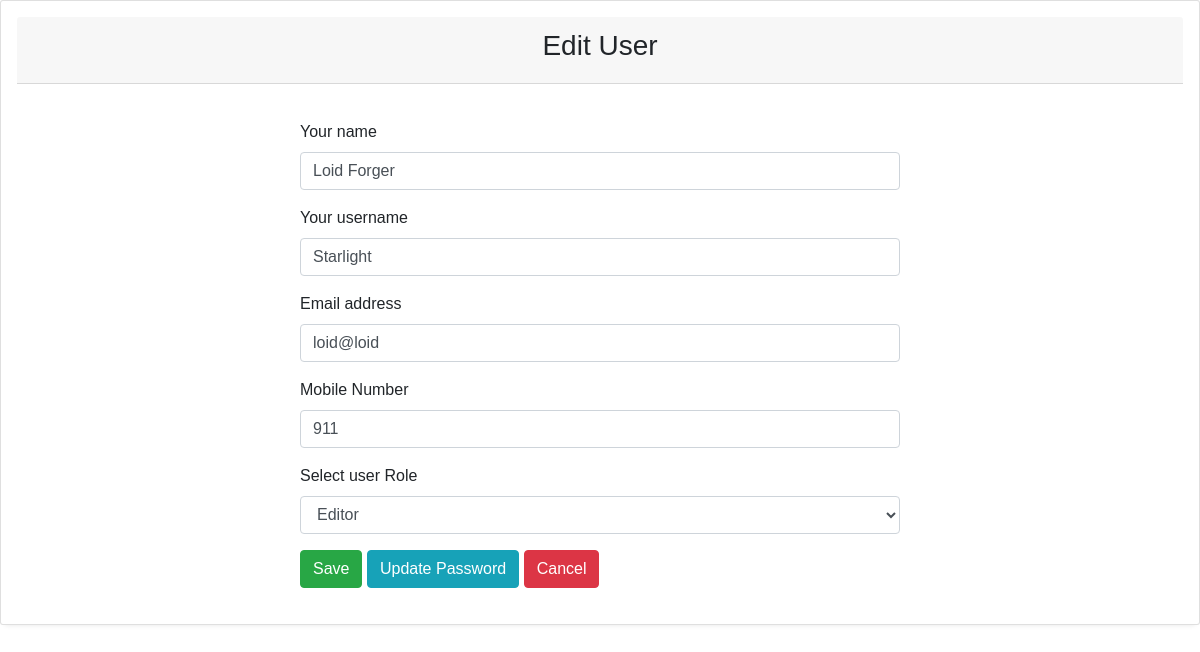
The page /admin/bus_management/edit.php?id=2 (signed in) on the database its author committed.
### tables this page shows
CREATE TABLE `tbl_users` (
  `id` int(11) NOT NULL AUTO_INCREMENT,
  `user_role_id` int(11) DEFAULT NULL,
  `full_name` varchar(255) DEFAULT NULL,
  `username` varchar(50) NOT NULL,
  `email` varchar(255) DEFAULT NULL,
  `mobile` varchar(25) DEFAULT NULL,
  `password` varchar(255) NOT NULL,
  `status` tinyint(1) NOT NULL,
  `created_at` TIMESTAMP DEFAULT CURRENT_TIMESTAMP,
  `updated_at` TIMESTAMP NOT NULL DEFAULT CURRENT_TIMESTAMP ON UPDATE CURRENT_TIMESTAMP,
  PRIMARY KEY (`id`)
);

### admin/bus_management/edit.php (the view, shortened to what this page needs)
<?php
require_once('../../admin/config.php');
if (isset($_GET['id']) && !empty($_GET['id'])) {
    $userId = $_GET['id'];
    $sql = "SELECT u.*, r.user_role FROM `tbl_users` u INNER JOIN `tbl_user_role` r ON u.user_role_id = r.id WHERE u.id = ?";
    $stmt = $link->prepare($sql);
    $stmt->bind_param("i", $userId);
    $stmt->execute();
    $result = $stmt->get_result();
    if ($result->num_rows === 1) {
        $user = $result->fetch_assoc();
    } else {
        header('location: ../admin/adminuser.php');
        exit;
    }
} else {
    header('location: ../admin/adminuser.php');
    exit;
}
?>
<!DOCTYPE html>
<html lang="en">
<head>
    <link rel="stylesheet" href="https://cdn.datatables.net/1.13.4/css/dataTables.bootstrap5.min.css" />
    <link rel="stylesheet" href="../../assets/bootstrap.min.css">
    <link rel="stylesheet" href="../../assets/styles1.css">
    <link rel="stylesheet" href="https://maxst.icons8.com/vue-static/landings/line-awesome/line-awesome/1.3.0/css/line-awesome.min.css">
</head>
<body>
    <div class="card">
        <div class="card-header">
            <h3 class="text-center">Edit User</h3>
        </div>
        <div class="card-body">
            <div style="width:600px; margin:0px auto">
                <form class="" action="" method="post">
                    <div class="form-group pt-3">
                        <label for="name">Your name</label>
                        <input type="text" name="full_name" class="form-control" value="<?php echo $user['full_name']; ?>">
                    </div>
                    <div class="form-group">
                        <label for="username">Your username</label>
                        <input type="text" name="username" class="form-control" value="<?php echo $user['username']; ?>">
                    </div>
                    <div class="form-group">
                        <label for="email">Email address</label>
                        <input type="email" name="email" class="form-control" value="<?php echo $user['email']; ?>">
                    </div>
                    <div class="form-group">
                        <label for="mobile">Mobile Number</label>
                        <input type="text" name="mobile" class="form-control" value="<?php echo $user['mobile']; ?>">
                    </div>
                    <div class="form-group">
                        <div class="form-group">
                            <label for="sel1">Select user Role</label>
                            <select class="form-control" name="user_role_id" id="user_role_id">
                                <option value="2" <?php if ($user['user_role_id'] == 2) echo 'selected'; ?>>Editor</option>
                            </select>
                        </div>
                    </div>
                    <div>
                        <button type="submit" class="btn btn-success" name="submit">Save</button>
                        <a href="updatepass.php" class="btn btn-info">Update Password</a>
                        <a href="adminuser.php" class="btn btn-danger">Cancel</a>
                    </div>
                </form>
            </div>
        </div>
    </div>
</body>
</html>

### assets/styles1.css (style rules this page uses)
:root { --main-color: #22baa0; --color-dark: #34425a; --text-grey: #b0b0b0; }
* { margin: 0; padding: 0; text-decoration: none; list-style-type: none; box-sizing: border-box; font-family: "Merriweather", sans-serif; }
.card { box-shadow: 0px 5px 5px -5px rgb(0 0 0 / 10%); background: #fff; padding: 1rem; border-radius: 3px; }
input, button, select { outline: none; }

### rows shown on the page
tbl_users: full_name "Loid Forger", username "Starlight", email "loid@loid", mobile "911", user_role_id "Editor"
